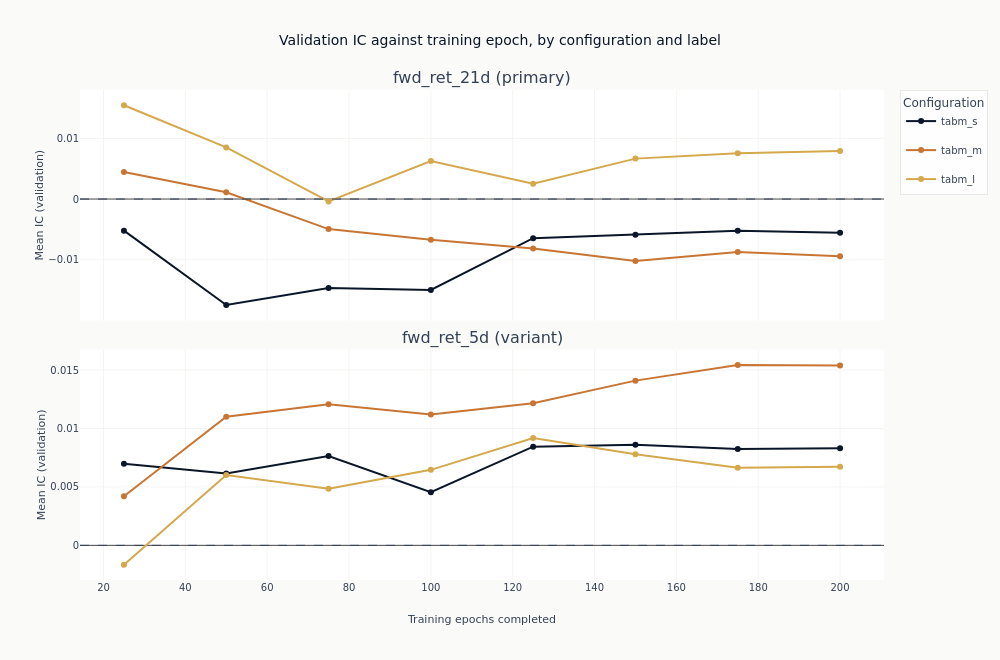

Notebook code for this chart:
### Markdown cell above
### What more training does

Each line traces one configuration's out-of-sample IC as epochs are added to it. This is the
figure the checkpoint dimension exists to produce, and it separates two things a single
end-of-training number cannot.

A line that rises and then falls has an interior optimum: the network was still learning, then
began fitting the training window at the expense of the validation folds. A line that wanders
around zero without trend never had anything to learn in the first place, and its highest point
is wherever the noise happened to peak. Both produce a respectable-looking maximum, which is why
the maximum is not what a configuration is judged on.

One panel per label, each with its own vertical scale, because a horizon that has something to
learn and one that does not would be averaged into a single indistinct band if they shared axes.

### Code cell
curves = catalog.filter("full_coverage").sort("label", "config_name", "checkpoint_value")
charted = set(curves.get_column("config_name"))
# Menu order, which is the order the frame in section 1 showed and the order the presets step
# capacity in. Sorting on the formatted parameter string instead would order 128 before 64.
config_order = [
    name
    for name in configs.get_column("config_name").unique(maintain_order=True)
    if name in charted
]
# One colour per configuration, so the same configuration keeps its colour in both figures. Three
# configurations against three distinct line colours; a fourth would need a fourth colour rather
# than a wrapped palette that gives two configurations the same swatch.
line_colors = [COLORS["blue"], COLORS["copper"], COLORS["amber"], COLORS["positive"]]
if len(config_order) > len(line_colors):
    raise ValueError(
        f"{len(config_order)} configurations against {len(line_colors)} distinct line colours; "
        "add colours rather than letting two configurations share one"
    )
color_of = dict(zip(config_order, line_colors, strict=False))

fig_curves = make_subplots(
    rows=len(panel_labels),
    cols=1,
    shared_xaxes=True,
    vertical_spacing=0.06,
    subplot_titles=[
        f"{label} ({'primary' if label == primary else 'variant'})" for label in panel_labels
    ],
)
for row, label in enumerate(panel_labels, start=1):
    panel = curves.filter(pl.col("label") == label)
    for config_name in config_order:
        series = panel.filter(pl.col("config_name") == config_name).sort("checkpoint_value")
        if not series.height:
            continue
        fig_curves.add_trace(
            go.Scatter(
                x=series.get_column("checkpoint_value").to_list(),
                y=series.get_column("ic_mean").to_list(),
                mode="lines+markers",
                name=config_name,
                legendgroup=config_name,
                showlegend=row == 1,
                line=dict(color=color_of[config_name], width=2),
                marker=dict(size=6, color=color_of[config_name]),
            ),
            row=row,
            col=1,
        )
    fig_curves.add_hline(
        y=0, line_width=1, line_dash="dash", line_color=COLORS["neutral"], row=row, col=1
    )
    fig_curves.update_yaxes(title_text="Mean IC (validation)", row=row, col=1)
fig_curves.update_xaxes(title_text="Training epochs completed", row=len(panel_labels), col=1)
fig_curves.update_layout(
    title="Validation IC against training epoch, by configuration and label",
    height=330 * len(panel_labels),
    width=1000,
    margin=dict(t=90),
    legend=dict(title_text="Configuration"),
)
# The span of each panel and how many of its lines cross zero are facts about the frame, so the
# description reads them rather than asserting them.
panel_facts = {
    row["label"]: row
    for row in curves.group_by("label")
    .agg(
        lowest=pl.col("ic_mean").min(),
        highest=pl.col("ic_mean").max(),
        total=pl.col("config_name").n_unique(),
        below=pl.col("config_name").filter(pl.col("ic_mean") < 0).n_unique(),
    )
    .to_dicts()
}
panel_text = ". ".join(
    "The {} panel spans {:+.3f} to {:+.3f}, with {} of its {} lines dipping below zero at some "
    "checkpoint".format(
        label,
        panel_facts[label]["lowest"],
        panel_facts[label]["highest"],
        panel_facts[label]["below"],
        panel_facts[label]["total"],
    )
    for label in panel_labels
)
show_plotly_with_alt(
    fig_curves,
    "Line charts of mean validation information coefficient against the number of training epochs "
    "completed, one line per configuration in dark navy, copper and gold, with a marker at each "
    "saved checkpoint. One panel per label, each with its own vertical scale and a dashed zero "
    f"line. {panel_text}.",
)

### Figure 1 — Plotly figure (JSON) as saved in the notebook; plotly's stock layout.template omitted (floating-point values rounded to 4 significant figures)
{"data": [{"legendgroup": "tabm_s", "line": {"color": "#0a1628", "width": 2}, "marker": {"color": "#0a1628", "size": 6}, "mode": "lines+markers", "name": "tabm_s", "showlegend": true, "type": "scatter", "x": [25, 50, 75, 100, 125, 150, 175, 200], "xaxis": "x", "y": [-0.005209, -0.01748, -0.01466, -0.01498, -0.006454, -0.005886, -0.005226, -0.005578], "yaxis": "y"}, {"legendgroup": "tabm_m", "line": {"color": "#C87533", "width": 2}, "marker": {"color": "#C87533", "size": 6}, "mode": "lines+markers", "name": "tabm_m", "showlegend": true, "type": "scatter", "x": [25, 50, 75, 100, 125, 150, 175, 200], "xaxis": "x", "y": [0.004468, 0.001126, -0.004951, -0.006726, -0.008164, -0.01022, -0.008748, -0.009415], "yaxis": "y"}, {"legendgroup": "tabm_l", "line": {"color": "#D4A84B", "width": 2}, "marker": {"color": "#D4A84B", "size": 6}, "mode": "lines+markers", "name": "tabm_l", "showlegend": true, "type": "scatter", "x": [25, 50, 75, 100, 125, 150, 175, 200], "xaxis": "x", "y": [0.01546, 0.008519, -0.0004037, 0.006265, 0.002513, 0.006665, 0.007541, 0.00793], "yaxis": "y"}, {"legendgroup": "tabm_s", "line": {"color": "#0a1628", "width": 2}, "marker": {"color": "#0a1628", "size": 6}, "mode": "lines+markers", "name": "tabm_s", "showlegend": false, "type": "scatter", "x": [25, 50, 75, 100, 125, 150, 175, 200], "xaxis": "x2", "y": [0.006987, 0.006148, 0.007644, 0.004545, 0.008443, 0.008603, 0.008252, 0.008307], "yaxis": "y2"}, {"legendgroup": "tabm_m", "line": {"color": "#C87533", "width": 2}, "marker": {"color": "#C87533", "size": 6}, "mode": "lines+markers", "name": "tabm_m", "showlegend": false, "type": "scatter", "x": [25, 50, 75, 100, 125, 150, 175, 200], "xaxis": "x2", "y": [0.0042, 0.011, 0.01208, 0.01121, 0.01217, 0.0141, 0.01544, 0.01539], "yaxis": "y2"}, {"legendgroup": "tabm_l", "line": {"color": "#D4A84B", "width": 2}, "marker": {"color": "#D4A84B", "size": 6}, "mode": "lines+markers", "name": "tabm_l", "showlegend": false, "type": "scatter", "x": [25, 50, 75, 100, 125, 150, 175, 200], "xaxis": "x2", "y": [-0.001659, 0.006017, 0.004838, 0.006464, 0.009194, 0.007788, 0.006636, 0.006719], "yaxis": "y2"}], "layout": {"annotations": [{"font": {"size": 16}, "showarrow": false, "text": "fwd_ret_21d (primary)", "x": 0.5, "xanchor": "center", "xref": "paper", "y": 1.0, "yanchor": "bottom", "yref": "paper"}, {"font": {"size": 16}, "showarrow": false, "text": "fwd_ret_5d (variant)", "x": 0.5, "xanchor": "center", "xref": "paper", "y": 0.47, "yanchor": "bottom", "yref": "paper"}], "height": 660, "legend": {"title": {"text": "Configuration"}}, "margin": {"t": 90}, "shapes": [{"line": {"color": "#334155", "dash": "dash", "width": 1}, "type": "line", "x0": 0, "x1": 1, "xref": "x domain", "y0": 0, "y1": 0, "yref": "y"}, {"line": {"color": "#334155", "dash": "dash", "width": 1}, "type": "line", "x0": 0, "x1": 1, "xref": "x2 domain", "y0": 0, "y1": 0, "yref": "y2"}], "title": {"text": "Validation IC against training epoch, by configuration and label"}, "width": 1000, "xaxis": {"anchor": "y", "domain": [0.0, 1.0], "matches": "x2", "showticklabels": false}, "xaxis2": {"anchor": "y2", "domain": [0.0, 1.0], "title": {"text": "Training epochs completed"}}, "yaxis": {"anchor": "x", "domain": [0.53, 1.0], "title": {"text": "Mean IC (validation)"}}, "yaxis2": {"anchor": "x2", "domain": [0.0, 0.47], "title": {"text": "Mean IC (validation)"}}}}
